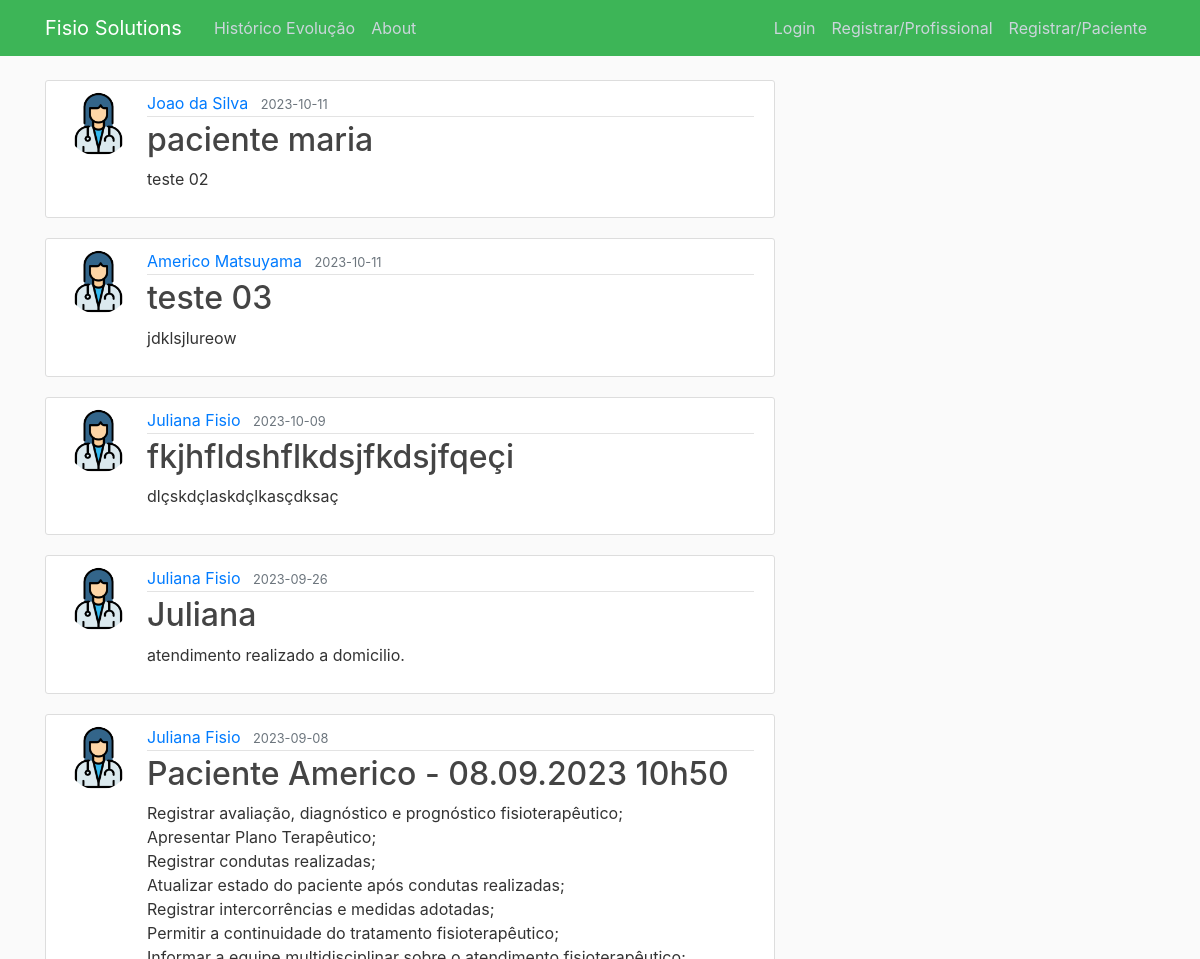
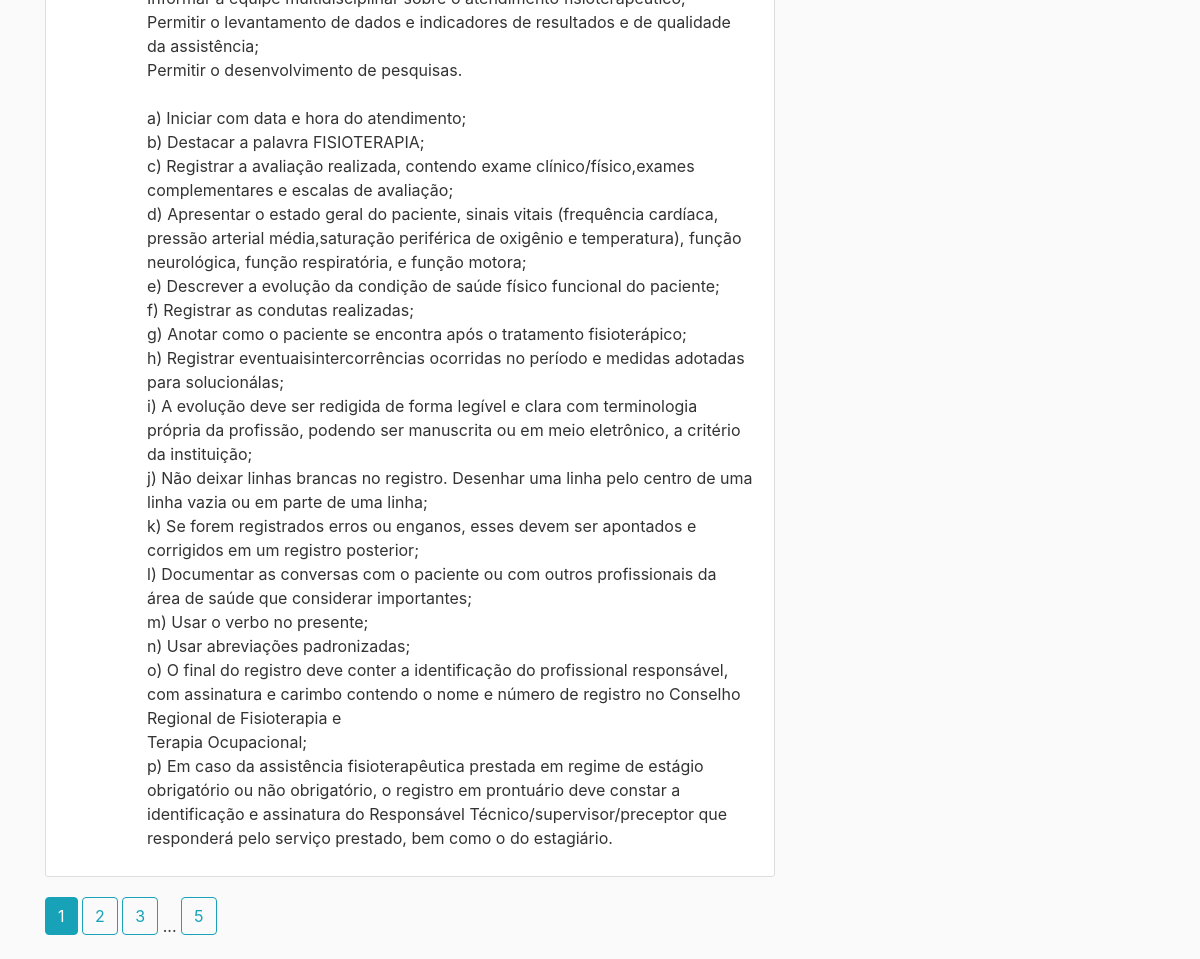
The page /home on the database its author committed (2 pictures, top to bottom).
### webapp/models.py (models this page shows, shortened)
class Post(db.Model):
    id = db.Column(db.Integer, primary_key=True)
    title = db.Column(db.String(100), nullable=False)
    date_posted = db.Column(db.DateTime, nullable=False, default=datetime.utcnow)
    content = db.Column(db.Text, nullable=False)
    user_id = db.Column(db.Integer, db.ForeignKey('user.id'), nullable=False)

class User(db.Model, UserMixin):
    id = db.Column(db.Integer, primary_key=True)
    username = db.Column(db.String(20), unique=True, nullable=False)
    email = db.Column(db.String(120), unique=True, nullable=False)
    image_file = db.Column(db.String(20), nullable=False, default='default.jpg')
    password = db.Column(db.String(60), nullable=False)
    posts = db.relationship('Post', backref='author', lazy=True)

### webapp/main/routes.py (the view)
@main.route("/")
@main.route("/home")
def home():
    page = request.args.get('page', 1, type=int)
    posts = Post.query.order_by(Post.date_posted.desc()).paginate(page=page, per_page=5)
    return render_template('home.html', posts=posts)

### webapp/templates/home.html
{% extends "layout.html" %}
{% block content %}
    {% for post in posts.items %}
        <article class="media content-section">
          <img class="rounded-circle article-img" src="{{ url_for('static', filename='profile_pics/' + post.author.image_file) }}">
          <div class="media-body">
            <div class="article-metadata">
              <a class="mr-2" href="{{ url_for('users.user_posts', username=post.author.username) }}">{{ post.author.username }}</a>
              <small class="text-muted">{{ post.date_posted.strftime('%Y-%m-%d') }}</small>
            </div>
            <h2><a class="article-title" href="{{ url_for('posts.post', post_id=post.id) }}">{{ post.title }}</a></h2>
            <p class="article-content">{{ post.content }}</p>
          </div>
        </article>
    {% endfor %}
    {% for page_num in posts.iter_pages(left_edge=1, right_edge=1, left_current=1, right_current=2) %}
      {% if page_num %}
        {% if posts.page == page_num %}
          <a class="btn btn-info mb-4" href="{{ url_for('main.home', page=page_num) }}">{{ page_num }}</a>
        {% else %}
          <a class="btn btn-outline-info mb-4" href="{{ url_for('main.home', page=page_num) }}">{{ page_num }}</a>
        {% endif %}
      {% else %}
        ...
      {% endif %}
    {% endfor %}
{% endblock content %}

### webapp/templates/layout.html (shortened to what this page needs)
<!DOCTYPE html>
<html>
<head>
    <link rel="stylesheet" href="https://maxcdn.bootstrapcdn.com/bootstrap/4.0.0/css/bootstrap.min.css">
    <link rel="stylesheet" type="text/css" href="{{ url_for('static', filename='main.css') }}">
</head>
<body>
    <header class="site-header">
      <nav class="navbar navbar-expand-md navbar-dark bg-steel fixed-top">
        <div class="container">
          <a class="navbar-brand mr-4" href="/">Fisio Solutions</a>
          <div class="collapse navbar-collapse" id="navbarToggle">
            <div class="navbar-nav mr-auto">
              <a class="nav-item nav-link" href="{{ url_for('main.home') }}">Histórico Evolução</a>
              <a class="nav-item nav-link" href="{{ url_for('main.about') }}">About</a>
            </div>
            <div class="navbar-nav">
              {% if current_user.is_authenticated %}
                <a class="nav-item nav-link" href="{{ url_for('posts.new_post') }}">Nova Evolução</a>
                <a class="nav-item nav-link" href="{{ url_for('users.account') }}">Conta</a>
                <a class="nav-item nav-link" href="{{ url_for('users.logout') }}">Logout</a>
              {% else %}
                <a class="nav-item nav-link" href="{{ url_for('users.login') }}">Login</a>
                <a class="nav-item nav-link" href="{{ url_for('users.register') }}">Registrar/Profissional</a>
                <a class="nav-item nav-link" href="{{ url_for('users.pacregister') }}">Registrar/Paciente</a>
              {% endif %}
            </div>
          </div>
        </div>
      </nav>
    </header>
    <main role="main" class="container">
      <div class="row">
        <div class="col-md-8">
          {% block content %}{% endblock %}
        </div>
          </div>
    </main>
</body>
</html>

### webapp/static/main.css (style rules this page uses)
body { background: #fafafa; color: #333333; margin-top: 5rem; }
h1, h2, h3, h4, h5, h6 { color: #444444; }
.bg-steel { background-color: #3db557; }
.site-header .navbar-nav .nav-link { color: #cbd5db; }
.content-section { background: #ffffff; padding: 10px 20px; border: 1px solid #dddddd; border-radius: 3px; margin-bottom: 20px; }
.article-title { color: #444444; }
.article-content { white-space: pre-line; }
.article-img { height: 65px; width: 65px; margin-right: 16px; }
.article-metadata { padding-bottom: 1px; margin-bottom: 4px; border-bottom: 1px solid #e3e3e3 }

### rows shown on the page
Post: image_file (placeholder picture), author.username "Joao da Silva", date_posted "2023-10-11", title "paciente maria", content "teste 02"
Post: image_file (placeholder picture), author.username "Americo Matsuyama", date_posted "2023-10-11", title "teste 03", content "jdklsjlureow"
Post: image_file (placeholder picture), author.username "Juliana Fisio", date_posted "2023-10-09", title "fkjhfldshflkdsjfkdsjfqeçi", content "dlçskdçlaskdçlkasçdksaç"
Post: image_file (placeholder picture), author.username "Juliana Fisio", date_posted "2023-09-26", title "Juliana", content "atendimento realizado a domicilio."
Post: image_file (placeholder picture), author.username "Juliana Fisio", date_posted "2023-09-08", title "Paciente Americo - 08.09.2023 10h50", content "Registrar avaliação, diagnóstico e prognóstico fisioterapêutico; Apresentar Plano Terapêutico; Registrar condutas realizadas; Atualizar estado do paciente após condutas realizadas; Registrar intercorrências e medidas adotadas; Permitir a continuidade do tratamento fisioterapêutico; Informar a equipe multidisciplinar sobre o atendimento fisioterapêutico; Permitir o levantamento de dados e indicadores de resultados e de qualidade da assistência; Permitir o desenvolvimento de pesquisas. a) Iniciar com data e hora do atendimento; b) Destacar a palavra FISIOTERAPIA; c) Registrar a avaliação realizada, contendo exame clínico/físico,exames complementares e escalas de avaliação; d) Apresentar o…"

### other values the page prints
{{ page_num }} "1"
{{ page_num }} "2" "3" "5"
